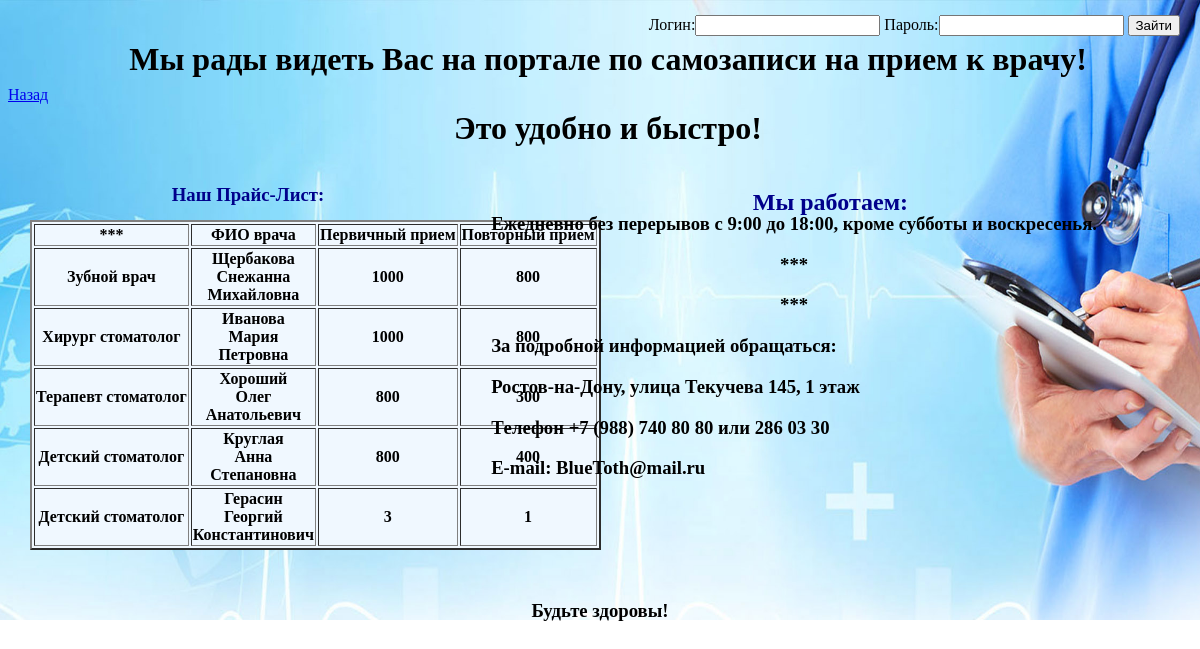
The page / on the database its author committed.
### all/models.py (models this page shows, shortened)
class Vrach(models.Model):
    FK_People = models.ForeignKey(People)
    FK_position = models.ForeignKey(Dolzhnost)
    price_ferst = models.IntegerField(default=0, verbose_name='Цена первичного приема')
    price_second = models.IntegerField(default=0, verbose_name='Цена повторного приема')
    smena = models.ManyToManyField(Smena)
    interval_of_work = models.IntegerField(default=30)

class Dolzhnost(models.Model):
    position = models.CharField(max_length=50, verbose_name='Должность')

class People(models.Model):
    number_pasport = models.IntegerField(verbose_name='Номер паспорта')
    seria_pasport = models.IntegerField(verbose_name='Серия паспорта')
    familia = models.TextField(max_length=20, verbose_name='Фамилия')
    imya = models.TextField(max_length=20, verbose_name='Имя')
    otchestvo = models.TextField(max_length=20, verbose_name = 'Отчество')
    parol = models.IntegerField(verbose_name='Пароль')
    class Meta:
        unique_together = ('number_pasport', 'seria_pasport')

### all/views.py (the view)
# urls.py: url(r'^$', views.hell),
def hell(request):
    doctors = Vrach.objects.all()
    is_loged = True
    form = AuthForm()
    if request.user is None or isinstance(request.user, AnonymousUser):
        is_loged = False
        if request.method.upper() == 'POST':
            form = AuthForm(request.POST)
            if proverka(request, form):
                return redirect('/lk/')
    return HttpResponse(render(request, 'main.html',  {
        'doctors': doctors,
        'form': form,
        'is_loged': is_loged,
        'user': request.user
    }))

### avtoriz/forms.py
class AuthForm(forms.Form):
    login = forms.CharField(label='Логин', max_length=150)
    password = forms.CharField(label='Пароль', widget=forms.PasswordInput())

### all/templates/main.html (shortened to what this page needs)
{% extends "base.html" %}
{% block menu %}
<p>
    <h1 class = "center_text">
        Мы рады видеть Вас на портале по самозаписи на прием к врачу!
                <p>
                    Это удобно и быстро!
                </p>
    </h1>
</p>
<p id="in_main"> <a href="/lk"> Назад</a></p>
<h3> <p Id = "price_list"> Наш Прайс-Лист: </p> </h3>
<h2 id="table">
        <table border="2" class="text_in_table">
            <b>
            <tr>
                <td>***</td>
                <td>ФИО врача</td>
                <td>Первичный прием</td>
                <td>Повторный прием</td>
             </tr>
            {% for x in doctors %}
            <tr>
                <td>
                   {{ x.FK_position.position }}<br>
                </td>
                <td>
                    {{ x.FK_People.familia }}<br>
                    {{ x.FK_People.imya }}<br>
                    {{ x.FK_People.otchestvo }}<br>
                </td>
                <td>
                    {{ x.price_ferst }}<br>
                </td>
                <td>
                    {{ x.price_second }}<br>
                </td>
            {% endfor %}
            </tr>
                </b>
        </table>
</h2>
<h2><p id="inf_work">Мы работаем:</p></h2>
<table class="text_information">
    <tr>
        <td>
            <h3>
            <p>Ежедневно без перерывов с 9:00 до 18:00, кроме субботы и воскресенья.</p>
               <center> <p> ***</p>
                        <p> ***</p>
               </center>
            <p>За подробной информацией обращаться:</p>
            <p>Ростов-на-Дону, улица Текучева 145, 1 этаж</p>
            <p>Tелефон +7 (988) 740 80 80 или 286 03 30</p>
            <p>E-mail: BlueToth@mail.ru</p>
            </h3>
        </td>
    </tr>
</table>
{% endblock %}

### rows shown on the page
Vrach: FK_position.position "Зубной врач", FK_People.familia "Щербакова", FK_People.imya "Снежанна", FK_People.otchestvo "Михайловна", price_ferst "1000", price_second "800"
Vrach: FK_position.position "Хирург стоматолог", FK_People.familia "Иванова", FK_People.imya "Мария", FK_People.otchestvo "Петровна", price_ferst "1000", price_second "800"
Vrach: FK_position.position "Терапевт стоматолог", FK_People.familia "Хороший", FK_People.imya "Олег", FK_People.otchestvo "Анатольевич", price_ferst "800", price_second "300"
Vrach: FK_position.position "Детский стоматолог", FK_People.familia "Круглая", FK_People.imya "Анна", FK_People.otchestvo "Степановна", price_ferst "800", price_second "400"
Vrach: FK_position.position "Детский стоматолог", FK_People.familia "Герасин", FK_People.imya "Георгий", FK_People.otchestvo "Константинович", price_ferst "3", price_second "1"
